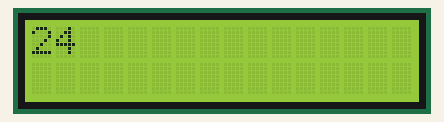
The sketch below on a simulated Arduino Uno, built with avr-gcc and run on an emulated ATmega328P. On the bench: 16×2 character LCD. The local clock reads 2024-03-15 10:24:30 at power-on unless the sketch sets it; what the sketch prints to the serial monitor is not drawn.

Above: at 0.1 s.
At 30.2 s:
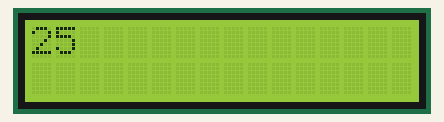
At 90.5 s:
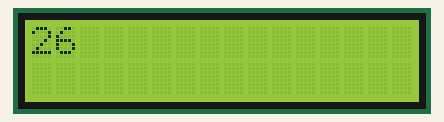

The sketch:

clock_example.ino
```cpp
#include <LiquidCrystal.h>
#include <Wire.h>
#include <SparkFunDS1307RTC.h>

LiquidCrystal lcd(12, 11, 10, 9, 8, 7);

void setup() {
  // put your setup code here, to run once:
  rtc.begin();
  lcd.begin(16,2);
  Serial.begin(9600);
}

void loop() {
  // put your main code here, to run repeatedly:
  rtc.update();
  Serial.print(rtc.minute());
  lcd.clear();
  lcd.print(rtc.minute());
  delay(1000);
}
```

Measured:
- what the display in image 1 shows lasts 60.2 s, from 30.2 s to 90.4 s
